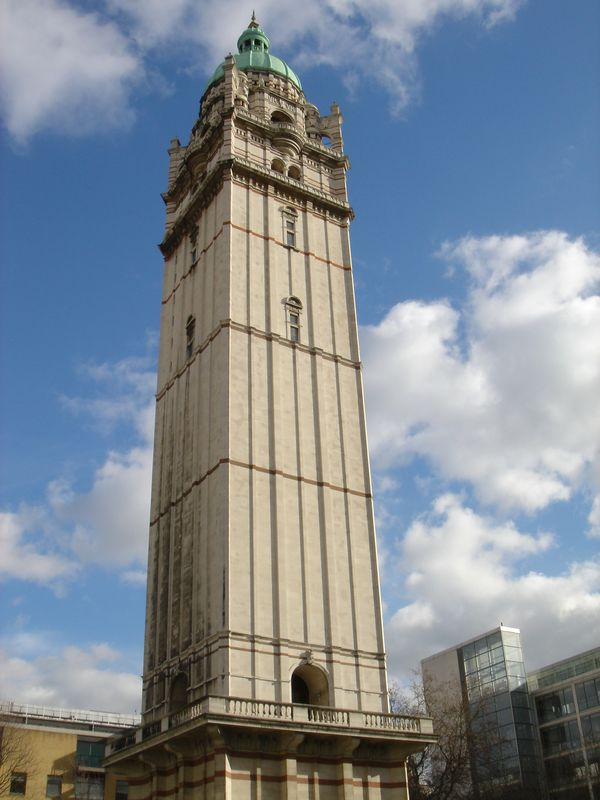
#> input picture IMG_0030.jpeg, 600 x 800 px
$ jupyter execute 'SIFT Algorithm.ipynb'   (shell and % lines are left out)
#> lines starting #> are read from the running program, lines starting #| are printed output that depends on the picture
# SIFT Algorithm Implementation
I'll implement the SIFT algorithm here. There are five key steps in the implementation:
* Detect Scale-Space Extrema (probably using the Difference of Gaussian method)
* Key Point Localisation
* Orientation Assignment
* Key Point Descriptors
* Key Point Matching

[cell 1]
import cv2
import matplotlib.pyplot as plt

#reading image
img1 = cv2.imread('IMG_0030.jpeg')
#> img1 is the input picture: shape (800, 600, 3); mean B, G, R 147.1, 137.5, 127.5
gray1 = cv2.cvtColor(img1, cv2.COLOR_BGR2GRAY)
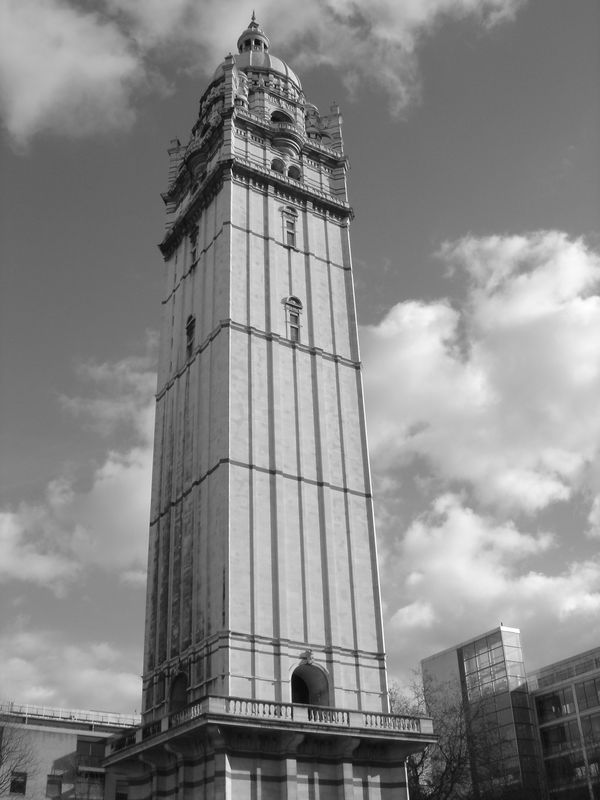
#> gray1: shape (800, 600); min 5, max 255, mean 135.6

#keypoints
sift = cv2.SIFT_create()
keypoints_1, descriptors_1 = sift.detectAndCompute(img1,None)
#> keypoints_1 = 1824 keypoints; strongest (x, y, size): (247, 93, 2), (265, 46, 2), (264, 713, 1.8), (308, 687, 25.3)

img_1 = cv2.drawKeypoints(gray1,keypoints_1,img1)
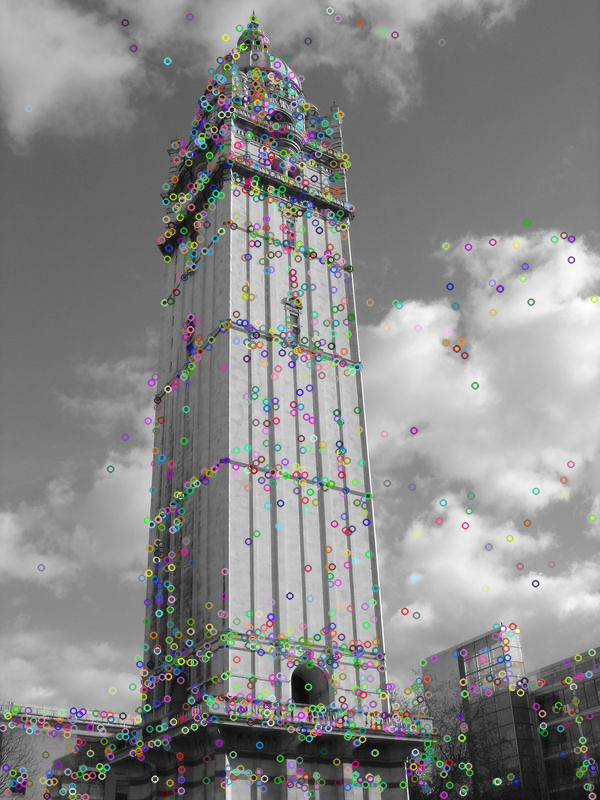
#> img_1: shape (800, 600, 3); mean B, G, R 136.2, 136.3, 136.4
plt.imshow(img_1)

[cell 2]
#reading image
img2 = cv2.imread('IMG_0037.jpeg')
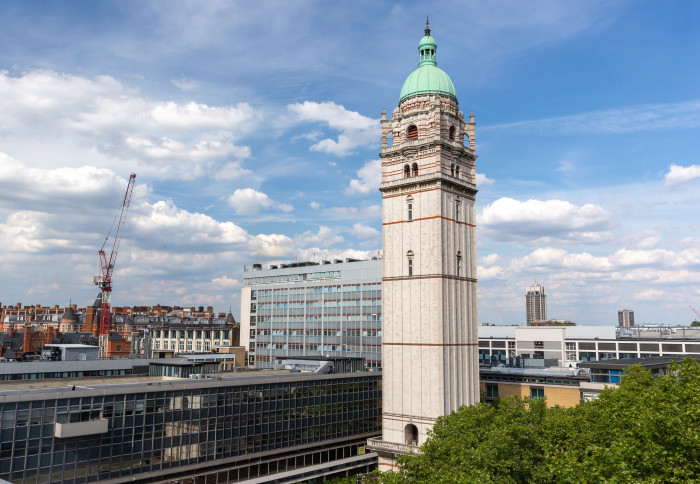
#> input picture IMG_0037.jpeg, 700 x 484 px
#> img2 is the input picture: shape (484, 700, 3); mean B, G, R 161.1, 150.2, 137.4
gray2 = cv2.cvtColor(img2, cv2.COLOR_BGR2GRAY)
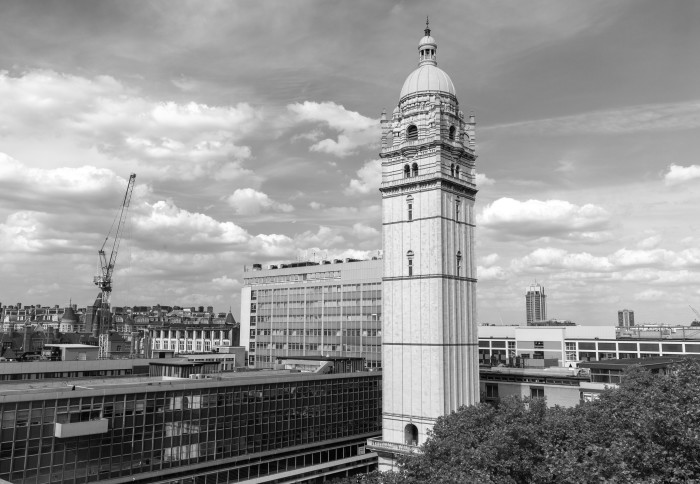
#> gray2: shape (484, 700); min 0, max 255, mean 147.6

#keypoints
sift2 = cv2.SIFT_create()
keypoints_2, descriptors_2 = sift2.detectAndCompute(img2,None)
#> keypoints_2 = 2456 keypoints; strongest (x, y, size): (570, 366, 1.8), (412, 431, 8.9), (274, 267, 3.1), (639, 356, 1.9)

img_2 = cv2.drawKeypoints(gray2,keypoints_2,img2)
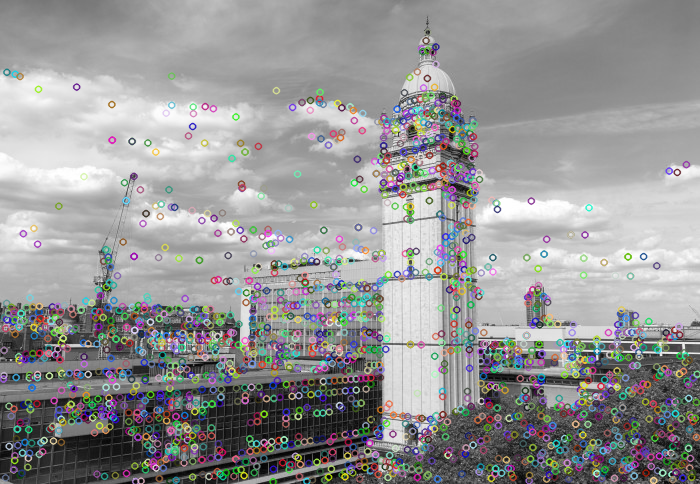
#> img_2: shape (484, 700, 3); mean B, G, R 149.5, 149.3, 149.2
plt.imshow(img_2)

[cell 3]
# read images

img1 = cv2.cvtColor(img1, cv2.COLOR_BGR2GRAY)
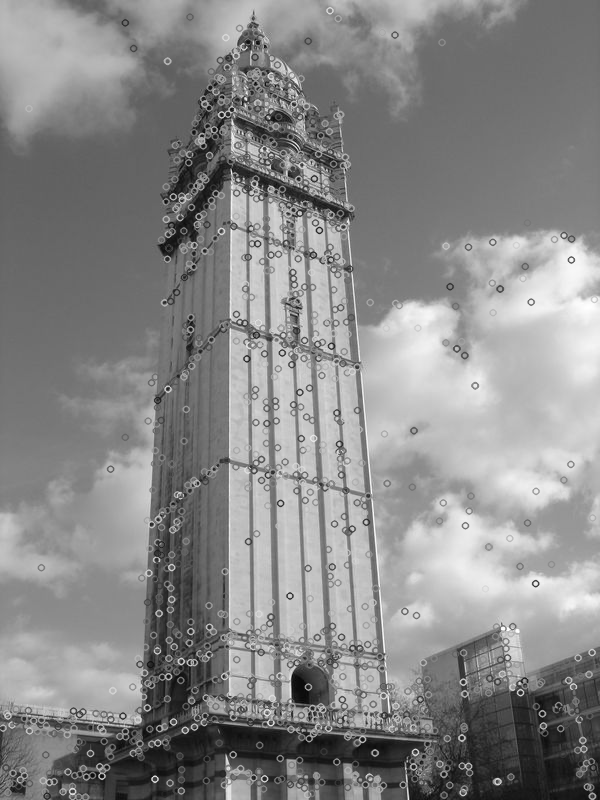
#> img1: shape (800, 600); min 5, max 255, mean 136.3
img2 = cv2.cvtColor(img2, cv2.COLOR_BGR2GRAY)
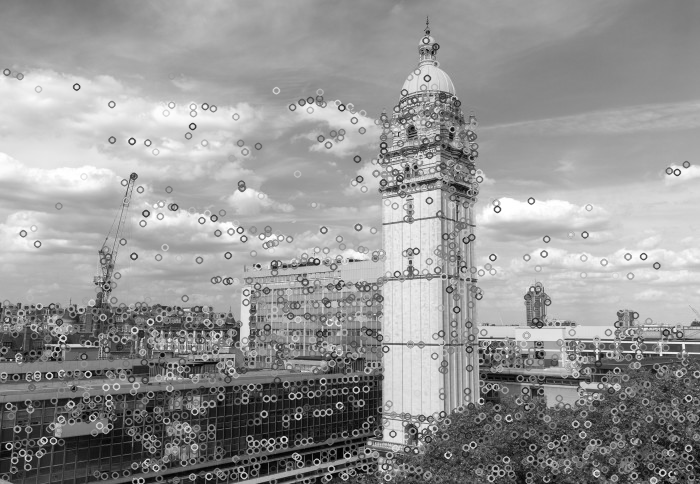
#> img2: shape (484, 700); min 0, max 255, mean 149.3

figure, ax = plt.subplots(1, 2, figsize=(16, 8))

ax[0].imshow(img1, cmap='gray')
ax[1].imshow(img2, cmap='gray')

[cell 4]
#feature matching
bf = cv2.BFMatcher(cv2.NORM_L1, crossCheck=True)

matches = bf.match(descriptors_1,descriptors_2)
#> matches = 385 matches
matches = sorted(matches, key = lambda x:x.distance)

img3 = cv2.drawMatches(img1, keypoints_1, img2, keypoints_2, matches[:50], img2, flags=2)
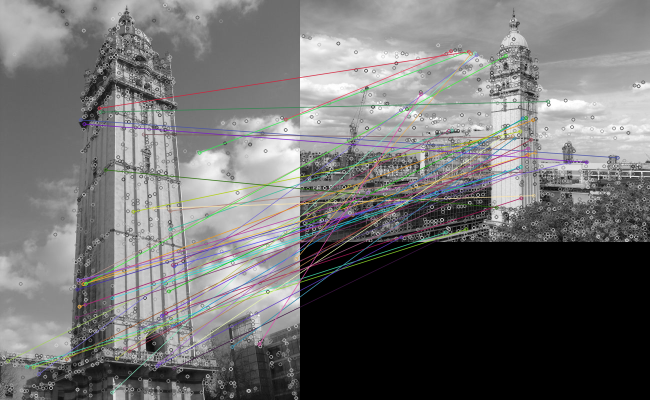
#> img3: shape (800, 1300, 3) (shown at 1/2 size); mean of channels 0, 1, 2 110.9, 111, 111.2; drawn as B, G, R
plt.imshow(img3),plt.show()
